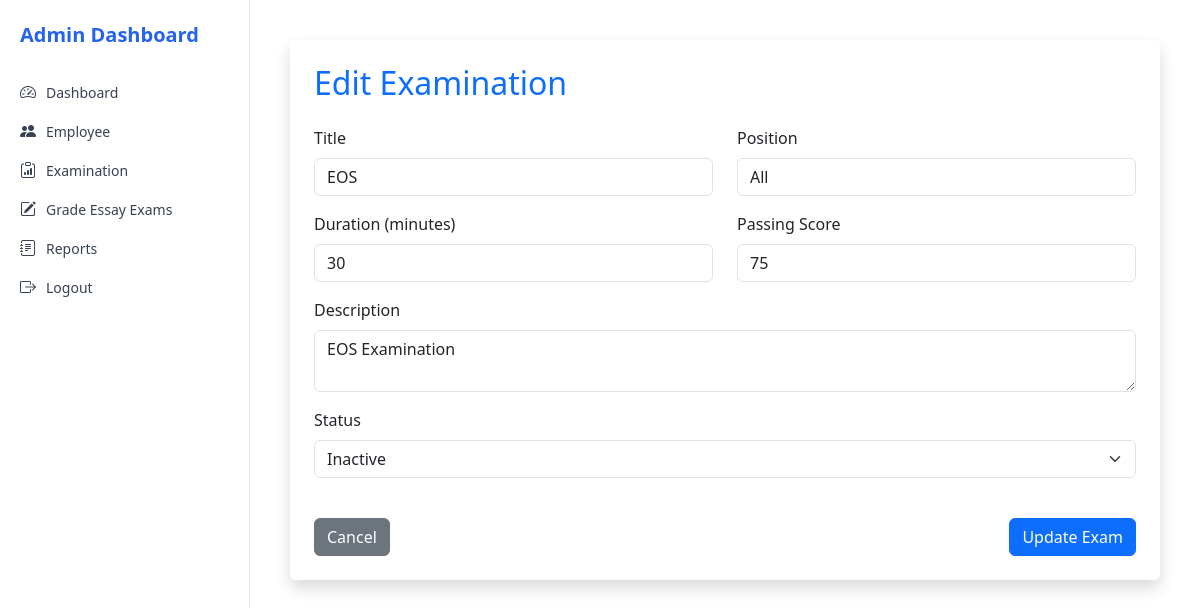
Page /admin/admin_editexam.php?id=4 on the committed database.
### tables this page shows
CREATE TABLE `examinations` (
  `exam_id` int(10) UNSIGNED NOT NULL,
  `title` varchar(255) DEFAULT NULL,
  `position` varchar(100) DEFAULT NULL,
  `duration` int(11) DEFAULT NULL,
  `description` text DEFAULT NULL,
  `passing_score` int(11) DEFAULT NULL,
  `status` varchar(50) DEFAULT NULL,
  `created` datetime DEFAULT NULL
);

### admin/admin_editexam.php (the view, shortened to what this page needs)
<?php
$conn = new mysqli("localhost", "root", "", "ees");
$exam_id = isset($_GET['id']) ? (int) $_GET['id'] : 0;
$exam_sql = "SELECT * FROM examinations WHERE exam_id = $exam_id";
$exam_result = $conn->query($exam_sql);
$exam = $exam_result->fetch_assoc();
?>
<!DOCTYPE html>
<html>
<head>
    <link href="https://cdn.jsdelivr.net/npm/bootstrap@5.3.3/dist/css/bootstrap.min.css" rel="stylesheet">
    <link href="https://cdn.jsdelivr.net/npm/bootstrap-icons@1.10.5/font/bootstrap-icons.css" rel="stylesheet">
</head>
<body>
<div class="d-flex">
    <?php include 'sidebar.php'; ?>
    <div class="main-content">
        <div class="bg-white rounded shadow p-4">
            <h2 class="mb-4 text-primary">Edit Examination</h2>
            <form method="POST">
                <div class="row">
                    <div class="col-md-6 mb-3">
                        <label class="form-label">Title</label>
                        <input name="title" class="form-control" value="<?= htmlspecialchars($exam['title']) ?>" required>
                    </div>
                    <div class="col-md-6 mb-3">
                        <label class="form-label">Position</label>
                        <input name="position" class="form-control" value="<?= htmlspecialchars($exam['position']) ?>" required>
                    </div>
                    <div class="col-md-6 mb-3">
                        <label class="form-label">Duration (minutes)</label>
                        <input name="duration" type="number" class="form-control" value="<?= $exam['duration'] ?>" required>
                    </div>
                    <div class="col-md-6 mb-3">
                        <label class="form-label">Passing Score</label>
                        <input name="passing_score" type="number" class="form-control" value="<?= $exam['passing_score'] ?>" required>
                    </div>
                    <div class="col-12 mb-3">
                        <label class="form-label">Description</label>
                        <textarea name="description" class="form-control"><?= htmlspecialchars($exam['description']) ?></textarea>
                    </div>
                    <div class="col-12 mb-3">
                        <label class="form-label">Status</label>
                        <select name="status" class="form-select">
                            <option value="Inactive" <?= $exam['status'] === 'Inactive' ? 'selected' : '' ?>>Inactive</option>
                        </select>
                    </div>
                </div>
                <div class="d-flex justify-content-between mt-4">
                    <a href="admin_examinations.php" class="btn btn-secondary">Cancel</a>
                    <button type="submit" class="btn btn-primary">Update Exam</button>
                </div>
            </form>
        </div>
    </div>
</div>
</body>
</html>

### admin/admin_editexam.php (style rules this page uses)
body { font-family: 'Segoe UI', sans-serif; margin: 0; background-color: #f8f9fa; }
.d-flex { display: flex; }
.main-content { margin-left: 250px; padding: 40px; width: calc(100% - 250px); }
.form-control, .form-select { border-radius: 10px; }
.btn { border-radius: 10px; }
.form-label { font-weight: 500; }

### admin/sidebar.php (style rules this page uses)
body { font-family: 'Segoe UI', sans-serif; }

### rows in the picture
examinations: title "EOS", position "All", duration "30", passing_score "75", description "EOS Examination", status "Inactive"
